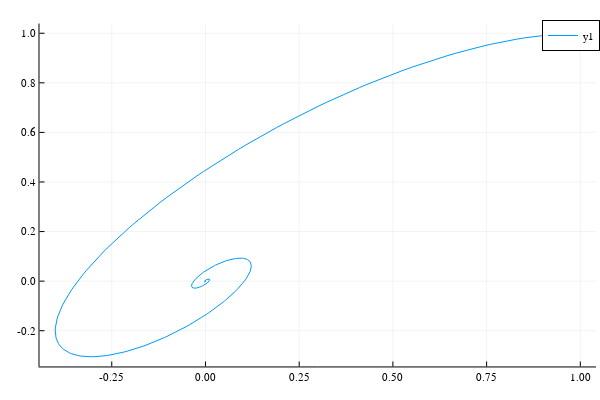

The cell this chart's notebook holds for it:
### Code cell
plot(s.rk4[:,1],s.rk4[:,2])

### Figure 1 — Plotly figure (JSON) as saved in the notebook; plotly's stock layout.template omitted (floating-point values rounded to 4 significant figures; data arrays with more than 128 entries replaced by an {"elided": "..."} marker saying what was removed)
{"data": [{"colorbar": {"len": 0.9525, "title": "", "x": 0.9934, "y": 0.5139}, "legendgroup": "y1", "line": {"color": "rgba(0, 154, 250, 1.000)", "dash": "solid", "shape": "linear", "width": 1}, "mode": "lines", "name": "y1", "showlegend": true, "type": "scatter", "x": {"elided": "5001 float values"}, "xaxis": "x", "y": {"elided": "5001 float values"}, "yaxis": "y"}], "layout": {"annotations": [], "height": 400, "legend": {"bgcolor": "rgba(255, 255, 255, 1.000)", "bordercolor": "rgba(0, 0, 0, 1.000)", "borderwidth": 1, "font": {"color": "rgba(0, 0, 0, 1.000)", "family": "sans-serif", "size": 11}, "title": {"font": {"color": "rgba(0, 0, 0, 1.000)", "family": "sans-serif", "size": 15}, "text": ""}, "tracegroupgap": 0, "traceorder": "normal", "x": 1, "xanchor": "auto", "y": 1, "yanchor": "auto"}, "margin": {"b": 20, "l": 0, "r": 0, "t": 20}, "paper_bgcolor": "rgba(255, 255, 255, 1.000)", "plot_bgcolor": "rgba(255, 255, 255, 1.000)", "showlegend": true, "width": 600, "xaxis": {"anchor": "y", "domain": [0.06582, 0.9934], "gridcolor": "rgba(0, 0, 0, 0.100)", "gridwidth": 0.5, "linecolor": "rgba(0, 0, 0, 1.000)", "mirror": false, "range": [-0.4428, 1.042], "showgrid": true, "showline": true, "showticklabels": true, "tickangle": 0, "tickcolor": "rgb(0, 0, 0)", "tickfont": {"color": "rgba(0, 0, 0, 1.000)", "family": "sans-serif", "size": 11}, "tickmode": "array", "ticks": "inside", "ticktext": ["-0.25", "0.00", "0.25", "0.50", "0.75", "1.00"], "tickvals": [-0.25, 0, 0.25, 0.5, 0.75, 1], "title": "", "titlefont": {"color": "rgba(0, 0, 0, 1.000)", "family": "sans-serif", "size": 15}, "type": "-", "visible": true, "zeroline": false, "zerolinecolor": "rgba(0, 0, 0, 1.000)"}, "yaxis": {"anchor": "x", "domain": [0.03762, 0.9902], "gridcolor": "rgba(0, 0, 0, 0.100)", "gridwidth": 0.5, "linecolor": "rgba(0, 0, 0, 1.000)", "mirror": false, "range": [-0.3442, 1.039], "showgrid": true, "showline": true, "showticklabels": true, "tickangle": 0, "tickcolor": "rgb(0, 0, 0)", "tickfont": {"color": "rgba(0, 0, 0, 1.000)", "family": "sans-serif", "size": 11}, "tickmode": "array", "ticks": "inside", "ticktext": ["-0.2", "0.0", "0.2", "0.4", "0.6", "0.8", "1.0"], "tickvals": [-0.2, 0, 0.2, 0.4, 0.6, 0.8, 1], "title": "", "titlefont": {"color": "rgba(0, 0, 0, 1.000)", "family": "sans-serif", "size": 15}, "type": "-", "visible": true, "zeroline": false, "zerolinecolor": "rgba(0, 0, 0, 1.000)"}}}
